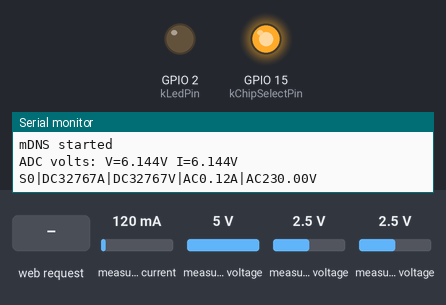
This program was run on a simulated ESP32. On the bench: output pins drawn as LEDs (lit = HIGH), the last lines printed to the serial monitor. The inputs (shaded band) are chosen by the test bench; at power-on: measured current 120 mA, measured voltage 5 V, measured voltage 2.5 V. WiFi joins after 1.5 s; servers stay silent unless stated.

Above: at 1.2 s.
1.3 s: HTTP request GET /wifiConfig received
At 7.2 s:
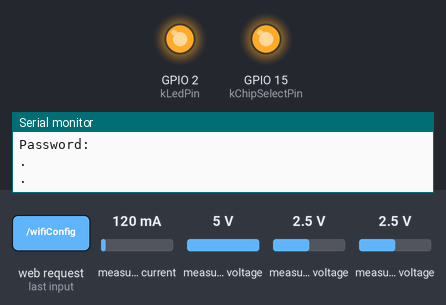
9.0 s: HTTP request GET /wifiConfig?ssid=ACK received
15.0 s: HTTP request GET /wifiConfig?password=ACK received
Timing chart, 0 to 18.0 s (numbered marks = the images above; inputs shaded):
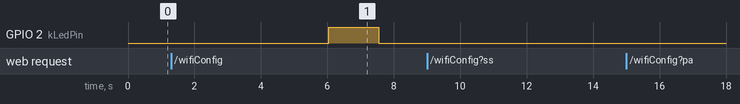

Measured:
- after the input at 1.3 s, GPIO 2 (kLedPin): LOW → HIGH after 4.7 s, → LOW 1.5 s later

The program:

main.cpp
```cpp
#include <Arduino.h>
#include <SPI.h>
#include <Adafruit_ADS1X15.h>
#include <WiFi.h>
#include <WiFiUdp.h>
#include <PZEM004Tv30.h>
#include <ESPmDNS.h>
#include <WebServer.h>

namespace {
constexpr uint8_t kLedPin = 2;
constexpr uint8_t kChipSelectPin = 15;

// ADS1115 channels are 0..3.
constexpr uint8_t kVoltageAdcChannel = 0;
constexpr uint8_t kCurrentAdcChannel = 1;

constexpr uint16_t kUdpPort = 8080;
constexpr uint16_t kHttpPort = 80;
constexpr uint32_t kStartDelayMs = 500;
constexpr uint32_t kConnectionCheckIntervalMs = 10000;
constexpr uint32_t kLoopDelayMs = 1000;
constexpr uint8_t kMaxRetries = 5;

constexpr float kAdsLsbVolts = 0.0001875f;

Adafruit_ADS1115 gAds;
WebServer gServer(kHttpPort);
WiFiUDP gUdp;

#if defined(ESP32)
PZEM004Tv30 gPzem(Serial2, 16, 17);
#else
PZEM004Tv30 gPzem(Serial2);
#endif

IPAddress gComputerIp;
unsigned long gLastConnectionCheckMs = 0;
int gSequenceNumber = 0;

constexpr size_t kBufferSize = 100;
char gBufferData[kBufferSize] = "ESP32";

void connectToWiFi(const char* ssid, const char* password) {
  WiFi.begin(ssid, password);

  while (WiFi.status() != WL_CONNECTED) {
    digitalWrite(kLedPin, HIGH);
    delay(kStartDelayMs);
    Serial.println(".");
    digitalWrite(kLedPin, LOW);
  }

  Serial.print("Connected to: ");
  Serial.println(WiFi.SSID());
  Serial.print("IP Address: ");
  Serial.println(WiFi.localIP());
  gUdp.begin(kUdpPort);
}

void initMdns() {
  if (!MDNS.begin("ESP32")) {
    Serial.println("Error starting mDNS");
    return;
  }

  Serial.println("mDNS started");
  MDNS.addService("udp", "tcp", kUdpPort);
}

void handleWifiConfig() {
  const String ssid = gServer.arg("ssid");
  const String password = gServer.arg("password");

  gServer.send(200, "text/plain", "Wi-Fi credentials received.");
  Serial.println("Received Wi-Fi credentials:");
  Serial.print("SSID: ");
  Serial.println(ssid);
  Serial.print("Password: ");
  Serial.println(password);

  connectToWiFi(ssid.c_str(), password.c_str());
}

void setupHttpServer() {
  gServer.on("/wifiConfig", handleWifiConfig);
  gServer.begin();
}

void checkConnection() {
  const unsigned long now = millis();
  if (now - gLastConnectionCheckMs <= kConnectionCheckIntervalMs) {
    return;
  }

  gLastConnectionCheckMs = now;
  if (WiFi.status() == WL_CONNECTED) {
    return;
  }

  Serial.println("Disconnected. Attempting to reconnect...");
  WiFi.beginSmartConfig();
}

float sanitizePzemReading(float value, const char* errMessage) {
  if (isnan(value)) {
    Serial.println(errMessage);
    return 0.0f;
  }
  return value;
}

void buildMeasurementPacket(char* buffer, size_t size) {
  const int16_t voltageRaw = gAds.readADC_SingleEnded(kVoltageAdcChannel);
  const int16_t currentRaw = gAds.readADC_SingleEnded(kCurrentAdcChannel);

  const float voltageVolts = static_cast<float>(voltageRaw) * kAdsLsbVolts;
  const float currentVolts = static_cast<float>(currentRaw) * kAdsLsbVolts;

  const float voltagePzem = sanitizePzemReading(gPzem.voltage(), "Cannot read voltage from PZEM");
  const float currentPzem = sanitizePzemReading(gPzem.current(), "Cannot read current from PZEM");

  snprintf(buffer,
           size,
           "S%d|DC%dA|DC%dV|AC%.2fA|AC%.2fV",
           gSequenceNumber,
           currentRaw,
           voltageRaw,
           currentPzem,
           voltagePzem);

  Serial.printf("ADC volts: V=%.3fV I=%.3fV\n", voltageVolts, currentVolts);
}

bool waitForAck(int expectedSequence) {
  int packetSize = gUdp.parsePacket();
  if (packetSize <= 0) {
    return false;
  }

  int len = gUdp.read(gBufferData, sizeof(gBufferData) - 1);
  if (len <= 0) {
    return false;
  }

  gBufferData[len] = '\0';
  Serial.print("Received ACK from computer: ");
  Serial.println(gBufferData);

  if (strncmp(gBufferData, "ACK", 3) != 0) {
    return false;
  }

  const int receivedSequence = atoi(gBufferData + 3);
  return receivedSequence == expectedSequence;
}

bool sendPacketWithRetry(const char* payload) {
  for (uint8_t retry = 0; retry < kMaxRetries; ++retry) {
    digitalWrite(kLedPin, HIGH);
    gUdp.beginPacket(gComputerIp, kUdpPort);
    gUdp.print(payload);
    gUdp.endPacket();
    digitalWrite(kLedPin, LOW);

    if (waitForAck(gSequenceNumber)) {
      return true;
    }

    delay(kLoopDelayMs);
  }

  return false;
}
}  // namespace

void setup() {
  Serial.begin(115200);
  SPI.begin();
  WiFi.beginSmartConfig();

  gAds.begin(0x48);
  gAds.setGain(GAIN_TWO);
  gAds.setDataRate(860);

  pinMode(kChipSelectPin, OUTPUT);
  digitalWrite(kChipSelectPin, HIGH);

  WiFi.mode(WIFI_STA);
  initMdns();
  setupHttpServer();

  pinMode(kLedPin, OUTPUT);
}

void loop() {
  gServer.handleClient();
  checkConnection();

  buildMeasurementPacket(gBufferData, sizeof(gBufferData));
  Serial.println(gBufferData);

  const bool delivered = sendPacketWithRetry(gBufferData);
  if (delivered) {
    Serial.println("Packet successfully delivered.");
  } else {
    Serial.println("Error: Packet not acknowledged.");
  }

  ++gSequenceNumber;
  memset(gBufferData, 0, sizeof(gBufferData));
  delay(kLoopDelayMs);
}
```
